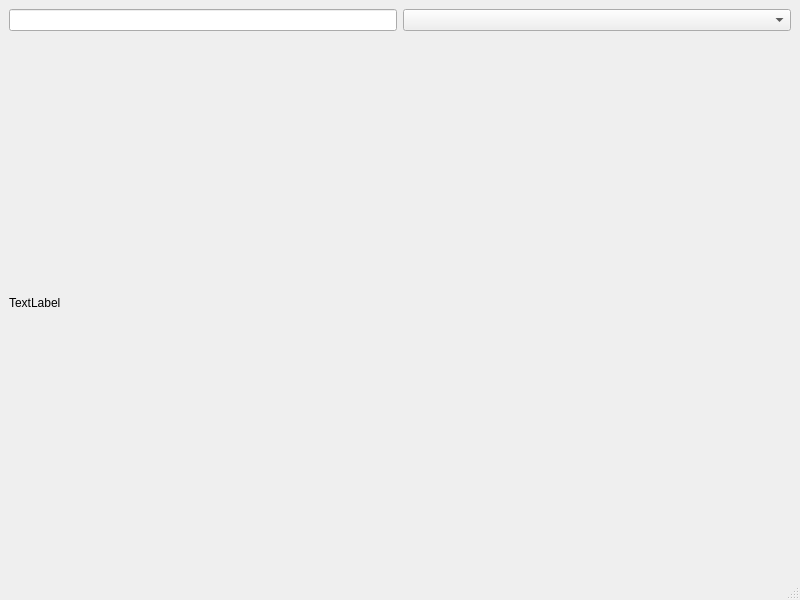
<?xml version="1.0" encoding="UTF-8"?>
<ui version="4.0">
 <class>MainWindow</class>
 <widget class="QMainWindow" name="MainWindow">
  <property name="geometry">
   <rect>
    <x>0</x>
    <y>0</y>
    <width>800</width>
    <height>600</height>
   </rect>
  </property>
  <property name="windowTitle">
   <string>MainWindow</string>
  </property>
  <widget class="QWidget" name="centralwidget">
   <layout class="QGridLayout" name="gridLayout">
    <item row="0" column="0">
     <widget class="QLineEdit" name="searchDriver">
      <property name="sizePolicy">
       <sizepolicy hsizetype="Expanding" vsizetype="Fixed">
        <horstretch>0</horstretch>
        <verstretch>0</verstretch>
       </sizepolicy>
      </property>
     </widget>
    </item>
    <item row="0" column="1">
     <widget class="QComboBox" name="displayedDrivers">
      <property name="sizePolicy">
       <sizepolicy hsizetype="Expanding" vsizetype="Fixed">
        <horstretch>0</horstretch>
        <verstretch>0</verstretch>
       </sizepolicy>
      </property>
     </widget>
    </item>
    <item row="1" column="0">
     <widget class="QLabel" name="driverData">
      <property name="sizePolicy">
       <sizepolicy hsizetype="Minimum" vsizetype="Preferred">
        <horstretch>0</horstretch>
        <verstretch>0</verstretch>
       </sizepolicy>
      </property>
      <property name="text">
       <string>TextLabel</string>
      </property>
     </widget>
    </item>
    <item row="1" column="1">
     <widget class="QWidget" name="chart" native="true">
      <property name="sizePolicy">
       <sizepolicy hsizetype="Expanding" vsizetype="Preferred">
        <horstretch>0</horstretch>
        <verstretch>0</verstretch>
       </sizepolicy>
      </property>
     </widget>
    </item>
   </layout>
  </widget>
  <widget class="QMenuBar" name="menubar">
   <property name="geometry">
    <rect>
     <x>0</x>
     <y>0</y>
     <width>800</width>
     <height>23</height>
    </rect>
   </property>
  </widget>
  <widget class="QStatusBar" name="statusbar"/>
 </widget>
 <resources/>
 <connections/>
</ui>
